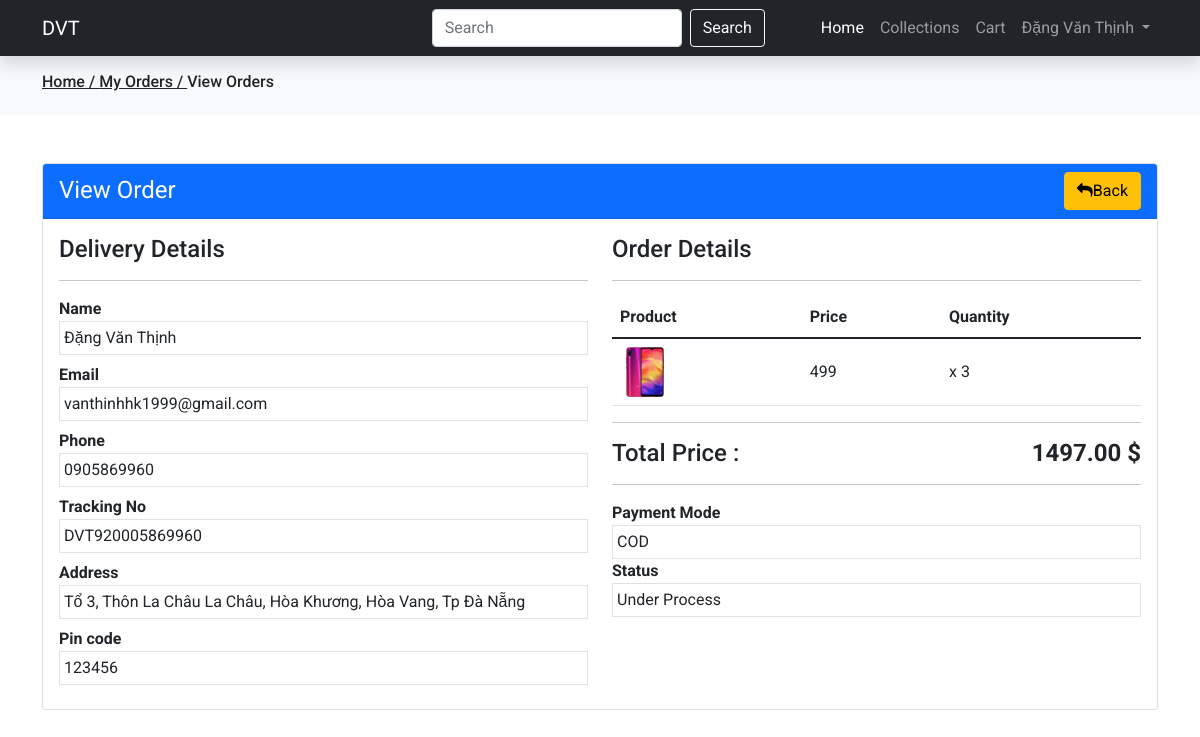
The app's page /view/view-order.php?t=DVT920005869960 (signed in) with its own data.
### tables this page shows
CREATE TABLE `orders` (
  `id` int(11) NOT NULL,
  `tracking_no` varchar(191) NOT NULL,
  `user_id` int(191) NOT NULL,
  `name` varchar(191) NOT NULL,
  `email` varchar(191) NOT NULL,
  `phone` varchar(191) NOT NULL,
  `address` mediumtext NOT NULL,
  `pincode` int(191) NOT NULL,
  `total_price` varchar(191) NOT NULL,
  `payment_mode` varchar(191) NOT NULL,
  `payment_id` varchar(191) DEFAULT NULL,
  `status` tinyint(4) NOT NULL DEFAULT '0',
  `comments` varchar(255) DEFAULT NULL,
  `created_at` timestamp NOT NULL DEFAULT CURRENT_TIMESTAMP
);

CREATE TABLE `products` (
  `id` int(11) NOT NULL,
  `category_id` int(11) NOT NULL,
  `name` varchar(191) NOT NULL,
  `slug` varchar(191) NOT NULL,
  `small_description` mediumtext NOT NULL,
  `description` mediumtext NOT NULL,
  `original_price` int(11) NOT NULL,
  `selling_price` int(11) NOT NULL,
  `image` varchar(191) NOT NULL,
  `qty` int(11) NOT NULL,
  `status` tinyint(4) NOT NULL,
  `trending` tinyint(4) NOT NULL,
  `meta_title` varchar(191) NOT NULL,
  `meta_keywords` mediumtext NOT NULL,
  `meta_description` mediumtext NOT NULL,
  `created_at` timestamp NOT NULL DEFAULT CURRENT_TIMESTAMP
);

CREATE TABLE `order_items` (
  `id` int(11) NOT NULL,
  `order_id` int(191) NOT NULL,
  `prod_id` int(191) NOT NULL,
  `qty` int(191) NOT NULL,
  `price` int(191) NOT NULL,
  `creaed_at` timestamp NOT NULL DEFAULT CURRENT_TIMESTAMP
);

### functions/userfunctions.php (called while the page is built, shortened)
<?php
include('../config/dbcon.php');
function checkTrackingNoValid($trackingNo)
{
    global $con;
    $userId = $_SESSION['auth_user']['user_id'];
    $query = "SELECT * FROM orders WHERE tracking_no='$trackingNo' AND user_id='$userId' ";
    return mysqli_query($con, $query);
}
?>

### view/view-order.php (the view, shortened to what this page needs)
<?php
    include '../functions/userfunctions.php';
    include('../includes/header.php');
    if (isset($_GET['t']))
    {
        $tracking_no = $_GET['t'];
        $orderData = checkTrackingNoValid($tracking_no);
            ?>
            <?php
    }else{
        ?>
            <h4>Something went wrong 12</h4>
        <?php
        die();
    }
    $data = mysqli_fetch_array($orderData);
?>
<div class="py-3 bg-light">
    <div class="container">
        <h6>
            <a class="text-dark" href="../index.php">
                Home /
            </a>
            <a class="text-dark" href="../view/my-orders.php">
                My Orders /
            </a>
                View Orders
        </h6>
    </div>
</div>
<div class="py-5">
  <div class="container">
    <div class="">
        <div class="row">
            <div class="col-md-12">
                <div class="card">
                    <div class="card-header bg-primary">
                        <span class="text-white fs-4">View Order</span>
                        <a href="../view/my-orders.php" class="float-end btn btn-warning"><i class="fa fa-reply"></i>Back</a>
                    </div>
                    <div class="card-body">
                        <div class="row">
                            <div class="col-md-6">
                                <h4>Delivery Details</h4>
                                <hr>
                                <div class="row">
                                    <div class="col-md-12 mb-2">
                                         <label class="fw-bold">Name</label>
                                         <div class="border p-1">
                                             <?= $data['name']; ?>
                                         </div>
                                    </div>
                                    <div class="col-md-12 mb-2">
                                         <label class="fw-bold">Email</label>
                                         <div class="border p-1">
                                             <?= $data['email']; ?>
                                         </div>
                                    </div>
                                    <div class="col-md-12 mb-2">
                                         <label class="fw-bold">Phone</label>
                                         <div class="border p-1">
                                             <?= $data['phone']; ?>
                                         </div>
                                    </div>
                                    <div class="col-md-12 mb-2">
                                         <label class="fw-bold">Tracking No</label>
                                         <div class="border p-1">
                                             <?= $data['tracking_no']; ?>
                                         </div>
                                    </div>
                                    <div class="col-md-12 mb-2">
                                         <label class="fw-bold">Address</label>
                                         <div class="border p-1">
                                             <?= $data['address']; ?>
                                         </div>
                                    </div>
                                    <div class="col-md-12 mb-2">
                                         <label class="fw-bold">Pin code</label>
                                         <div class="border p-1">
                                             <?= $data['pincode']; ?>
                                         </div>
                                    </div>
                                </div>
                            </div>
                            <div class="col-md-6">
                                <h4>Order Details</h4>
                                <hr>
                                <table class="table">
                                    <thead>
                                        <tr>
                                            <th>Product</th>
                                            <th>Price</th>
                                            <th>Quantity</th>
                                        </tr>
                                    </thead>
                                    <tbody>
                                        <?php
                                            $userId = $_SESSION['auth_user']['user_id'];
                                            $order_query = "SELECT o.id as oid, o.tracking_no, o.user_id, oi.*, oi.qty as orderqty, p.* FROM orders o, order_items oi, products p  WHERE o.user_id='$userId' AND oi.order_id=o.id AND p.id=oi.prod_id AND o.tracking_no='$tracking_no' ";
                                            $order_query_run = mysqli_query($con, $order_query);
                                            if (mysqli_num_rows($order_query_run) > 0) {
                                                foreach ($order_query_run as $item) {
                                                    ?>
                                                        <tr>
                                                            <td class="align-middle">
                                                                <img src="../uploads/<?= $item['image']; ?>" alt="<?= $item['name']; ?> " width="50px">
                                                            </td>
                                                            <td class="align-middle">
                                                                <?= $item['price']; ?>
                                                            </td>
                                                            <td class="align-middle">
                                                                x <?= $item['orderqty']; ?>
                                                            </td>
                                                        </tr>
                                                    <?php
                                                }
                                            }
                                        ?>
                                    </tbody>
                                </table>
                                <hr>
                                <h4>Total Price : <span class="float-end fw-bold"><?= $data['total_price']; ?>.00 $</span></h4>
                                <hr>
                                <label class="fw-bold">Payment Mode</label>
                                <div class="border p-1 md-3">
                                    <?= $data['payment_mode']; ?>
                                </div>
                                <label class="fw-bold">Status</label>
                                <div class="border p-1 md-3">
                                    <?php
                                        if ($data['status'] == 0)
                                        {
                                            echo "Under Process";
                                        }
                                    ?>
                                </div>
                            </div>
                        </div>
                    </div>
                </div>
            </div>
        </div>
    </div>
  </div>
</div>
<?php include('../includes/footer.php'); ?>

### assets/css/custom.css (style rules this page uses)
* { font-family: 'Roboto', sans-serif; }
a { text-decoration: none; }

### records on screen
orders: name "Đặng Văn Thịnh", email "vanthinhhk1999@gmail.com", phone "0905869960", tracking_no "DVT920005869960", address "Tổ 3, Thôn La Châu La Châu, Hòa Khương, Hòa Vang, Tp Đà Nẵng", pincode "123456", products.image (picture), order_items.price "499", order_items.qty "3", total_price "1497", payment_mode "COD"

### other values on screen
$_SESSION['auth_user']['name'] "Đặng Văn Thịnh"
